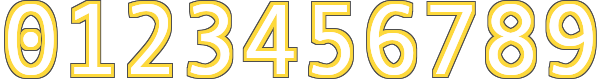
#> input picture resources/numbers.png, 600 x 79 px
$ python bin_to_source.py out ../resources/numbers.png ../resources/speedometer.png
#> lines starting #> are read from the running program, lines starting #| are printed output that depends on the picture
#!/usr/bin/env python3

import io
import os
import sys

import PIL
from PIL import Image


def generate(dst_dir, data, base_name):
    hh_file = open(f"{dst_dir}/{base_name}.hh", "w")
    hh_file.write(
        f"""#pragma once
#include <cstdint>
#include <array>

extern const std::array<uint8_t, {len(data)}> {base_name}_data;
"""
    )

    cc_file = open(f"{dst_dir}/{base_name}.cc", "w")
    cc_file.write(
        f"""#include "{base_name}.hh"

const std::array<uint8_t, {len(data)}> {base_name}_data = {{
    """
    )

    for i in range(0, len(data), 20):
        line = bytearray(data[i : i + 20])

        for val in line:
            cc_file.write("0x%02x," % (val))
        cc_file.write("\n    ")

    cc_file.write("\n};\n")


def convert_image(filename):
    # Reduce to 16 colors, palette ("16 colors should be enough for anyone")
#> called with filename = '../resources/numbers.png'
    img = Image.open(filename)
#> img is the input picture: PIL image 600x79 RGBA; mean R, G, B, A 128.4, 119.9, 84.2, 140
    img = img.convert(
        mode="P", palette=Image.ADAPTIVE, dither=Image.Dither.NONE, colors=16
    )
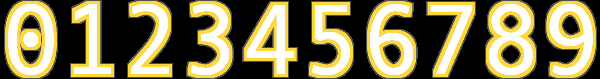
#> img: PIL image 600x79 P; mean R, G, B 128, 119.6, 84

    output = io.BytesIO()
    img.save(output, format="PNG")

    return output.getvalue()


if __name__ == "__main__":  #
    if len(sys.argv) < 4 or (len(sys.argv) - 2) % 2 != 0:
        print(
            "Usage: bin-to-source.py <outdir> <file> <base-name> [<file2> <base-name2>]"
        )
        sys.exit(1)

    out_dir = sys.argv[1]
    try:
        os.mkdir(out_dir)
    except FileExistsError:
        pass

    for i in range(2, len(sys.argv), 2):
        file = sys.argv[i]
        base_name = sys.argv[i + 1]

        data = None
        if file.endswith(".png"):
            data = convert_image(file)
        else:
            f = open(file, "rb")
            data = f.read()
            f.close()

        generate(out_dir, data, base_name)
